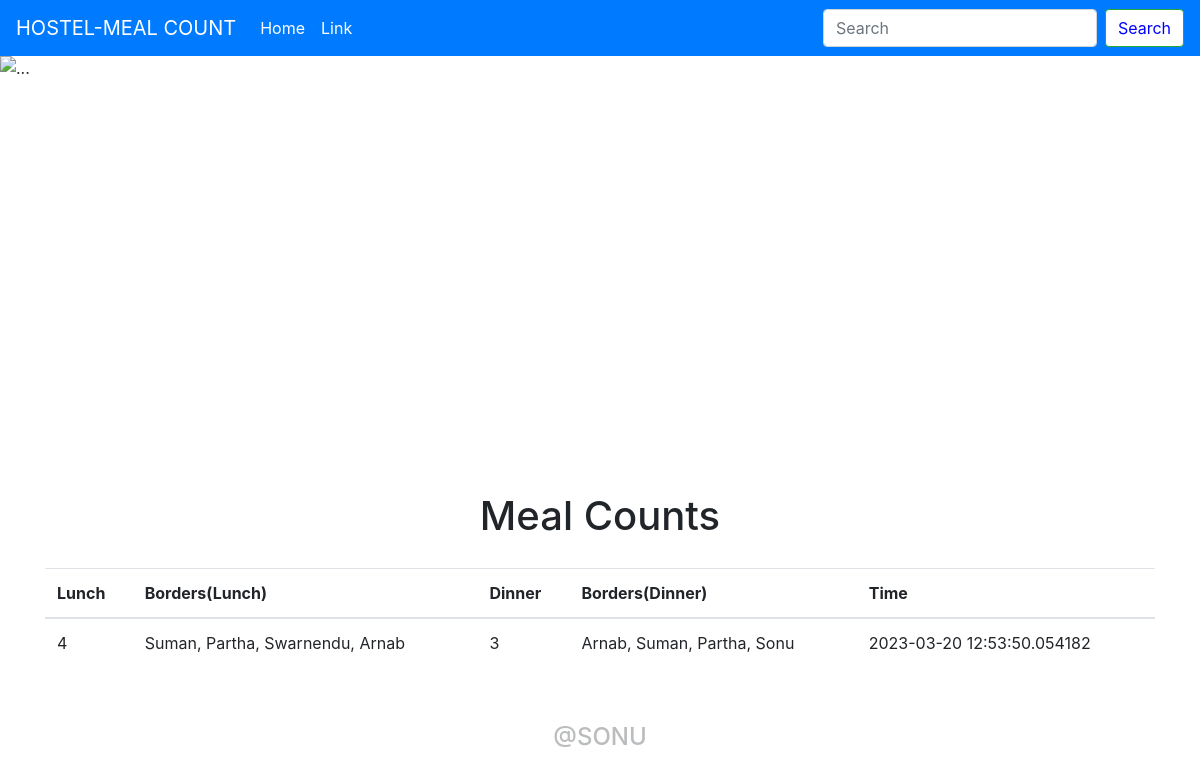
The page /list/1 on the database as committed earlier.
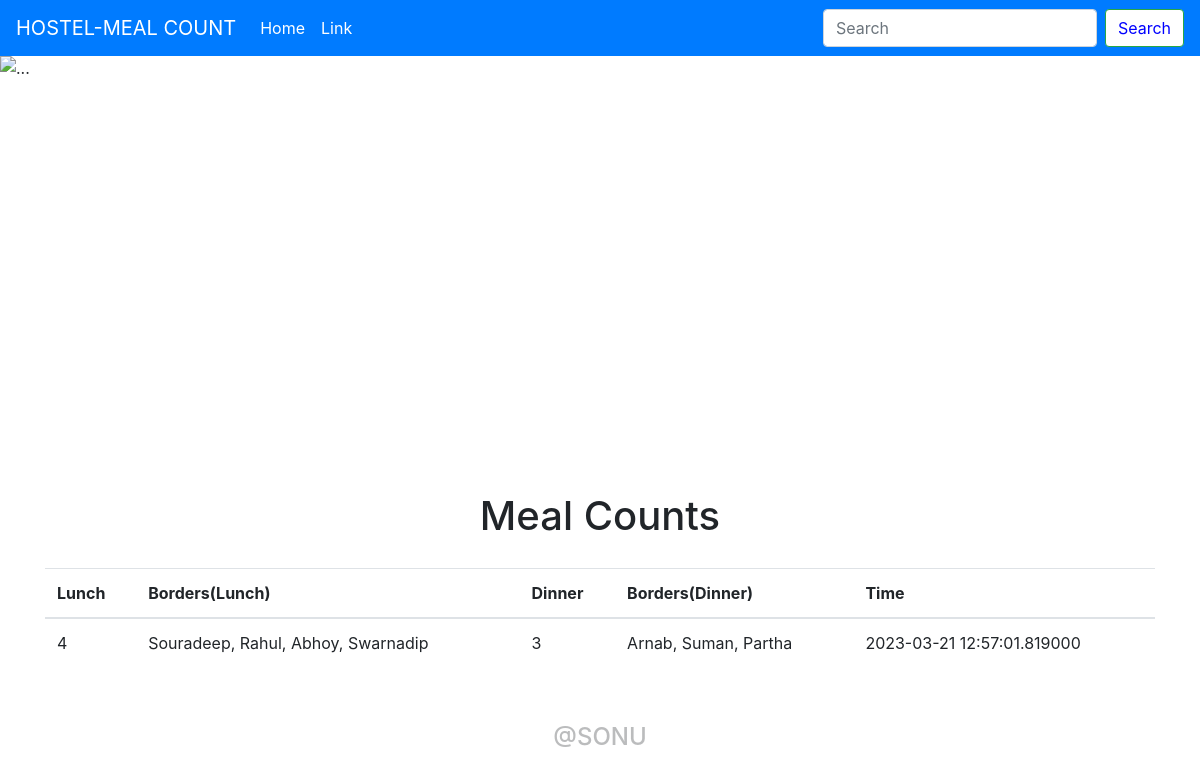
The same page on the database as committed later.
### app.py (models this page shows, shortened)
class Todo(db.Model):
    sno = db.Column(db.Integer, primary_key = True)
    title = db.Column(db.String(200), nullable = False)
    desc = db.Column(db.String(500), nullable = True)
    lunch = db.Column(db.String(500), nullable = True)
    desc2 = db.Column(db.String(500), nullable = True)
    dinner = db.Column(db.String(500), nullable = True)
    date_created = db.Column(db.DateTime, default = datetime.utcnow)

### app.py (the view)
@app.route("/list/<int:sno>", methods = ['GET', 'POST'])
def show(sno):
    todo = Todo.query.filter_by(sno = sno).first()
    return render_template('list.html', todo = todo)

### templates/list.html (shortened to what this page needs)
{% extends 'base.html' %}
{% block body%}
<div class="container my-3">
    <h1 style="text-align:center;padding:20px">Meal Counts</h1>
             <table class="table">
              <thead>
                <tr>
                  <th scope="col">Lunch</th>
                  <th scope="col">Borders(Lunch)</th>
                  <th scope="col">Dinner</th>
                  <th scope="col">Borders(Dinner)</th>
                  <th scope="col">Time</th>
                </tr>
              </thead>
              <tbody>
          <tr>
            <td>{{todo.desc}}</td>
            <td>{{todo.lunch}}</td>
            <td>{{todo.desc2}}</td>
            <td>{{todo.dinner}}</td>
            <td>{{todo.date_created}}</td>
          </tr>
        </tbody>
      </table>
  </div>
{% endblock body %}

Rows that differ between the two databases and show on the page:
changed Todo: lunch "Suman, Partha, Swarnendu, Arnab" → "Souradeep, Rahul, Abhoy, Swarnadip"; dinner "Arnab, Suman, Partha, Sonu" → "Arnab, Suman, Partha"; date_created "2023-03-20 12:53:50.054182" → "2023-03-21 12:57:01.819000"
